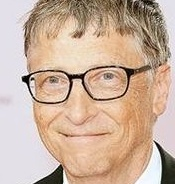
#> input picture data/color/Bill Gates125_512.jpg, 175 x 184 px; its folder holds only this picture in this run
$ python convert2gray.py
#> lines starting #> are read from the running program, lines starting #| are printed output that depends on the picture
import cv2
import os

path = "./data/color/"
# C:\tugas besar\ALGEO-2\data\color
c = 1
for i in os.listdir(path):
    path1 = path + str(i);
    img = cv2.imread(path1, 0);
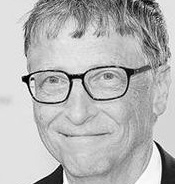
#> img: shape (184, 175); min 0, max 255, mean 181.8
    img = cv2.resize(img, (256, 256));
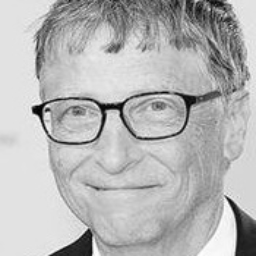
#> img: shape (256, 256); min 2, max 253, mean 181.7
    name = "Test" + str(c) + ".png";
    cv2.imwrite("./data/gray/" + name, img);
    c+=1;

# [9 lines of commented-out code are left out]

$ run again, on data/color/Chris Hemsworth8_532.jpg
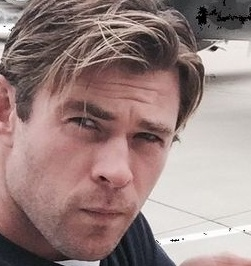
#> input picture data/color/Chris Hemsworth8_532.jpg, 251 x 266 px
#> `img = cv2.imread(path1, 0);`:
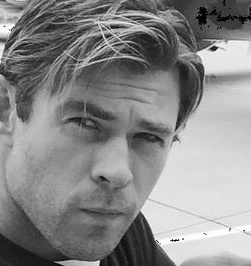
#> img: shape (266, 251); min 0, max 255, mean 136.9
#> `img = cv2.resize(img, (256, 256));`:
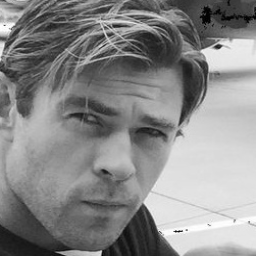
#> img: shape (256, 256); min 0, max 255, mean 136.8

$ run again, on data/color/Christian Bale13_563.jpg
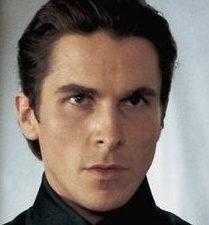
#> input picture data/color/Christian Bale13_563.jpg, 209 x 225 px
#> `img = cv2.imread(path1, 0);`:
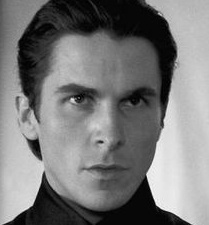
#> img: shape (225, 209); min 0, max 255, mean 121.2
#> `img = cv2.resize(img, (256, 256));`:
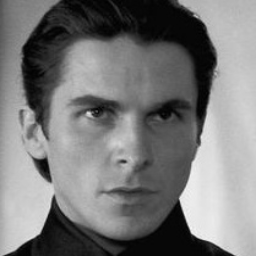
#> img: shape (256, 256); min 0, max 245, mean 121.1

$ run again, on data/color/Chris Hemsworth34_492.jpg
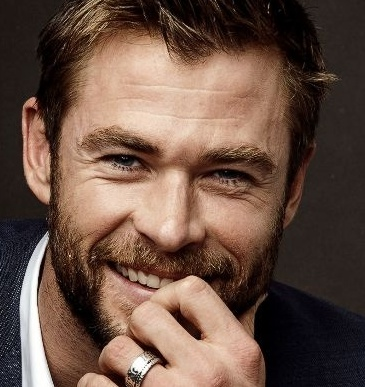
#> input picture data/color/Chris Hemsworth34_492.jpg, 365 x 387 px
#> `img = cv2.imread(path1, 0);`:
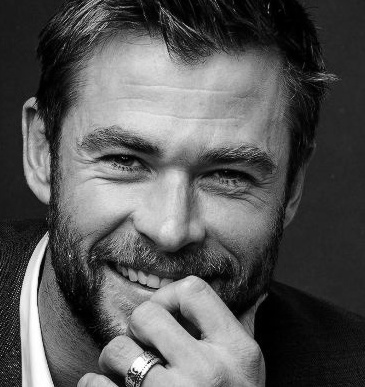
#> img: shape (387, 365); min 0, max 255, mean 87.1
#> `img = cv2.resize(img, (256, 256));`:
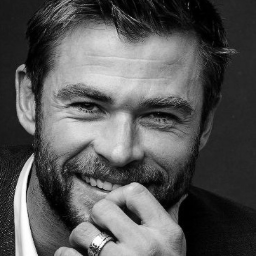
#> img: shape (256, 256); min 0, max 255, mean 87
